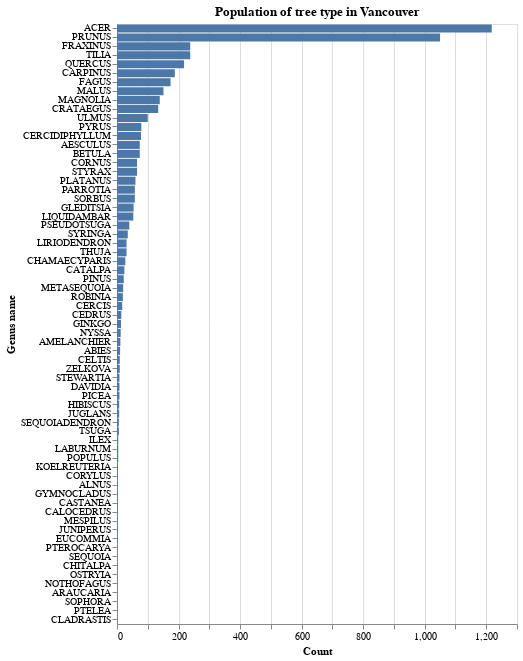

The notebook cell saved with this chart:
### Code cell
genus_chart = alt.Chart(df).mark_bar().encode(
    x=alt.X('count()', title="Count"),
    y=alt.Y('genus_name', title="Genus name", sort='-x')
).properties(height=600, title="Population of tree type in Vancouver")

genus_chart

### Figure 1 — Vega-Lite specification as saved in the notebook (floating-point values rounded to 4 significant figures; data arrays with more than 128 entries replaced by an {"elided": "..."} marker saying what was removed)
{"config": {"view": {"continuousWidth": 400, "continuousHeight": 300}}, "data": {"name": "data-cfdda71d3c9306767622681a32f9322e"}, "mark": "bar", "encoding": {"x": {"aggregate": "count", "title": "Count", "type": "quantitative"}, "y": {"field": "genus_name", "sort": "-x", "title": "Genus name", "type": "nominal"}}, "height": 600, "title": "Population of tree type in Vancouver", "$schema": "https://vega.github.io/schema/vega-lite/v4.17.0.json", "datasets": {"data-cfdda71d3c9306767622681a32f9322e": {"elided": "5000 records"}}}
